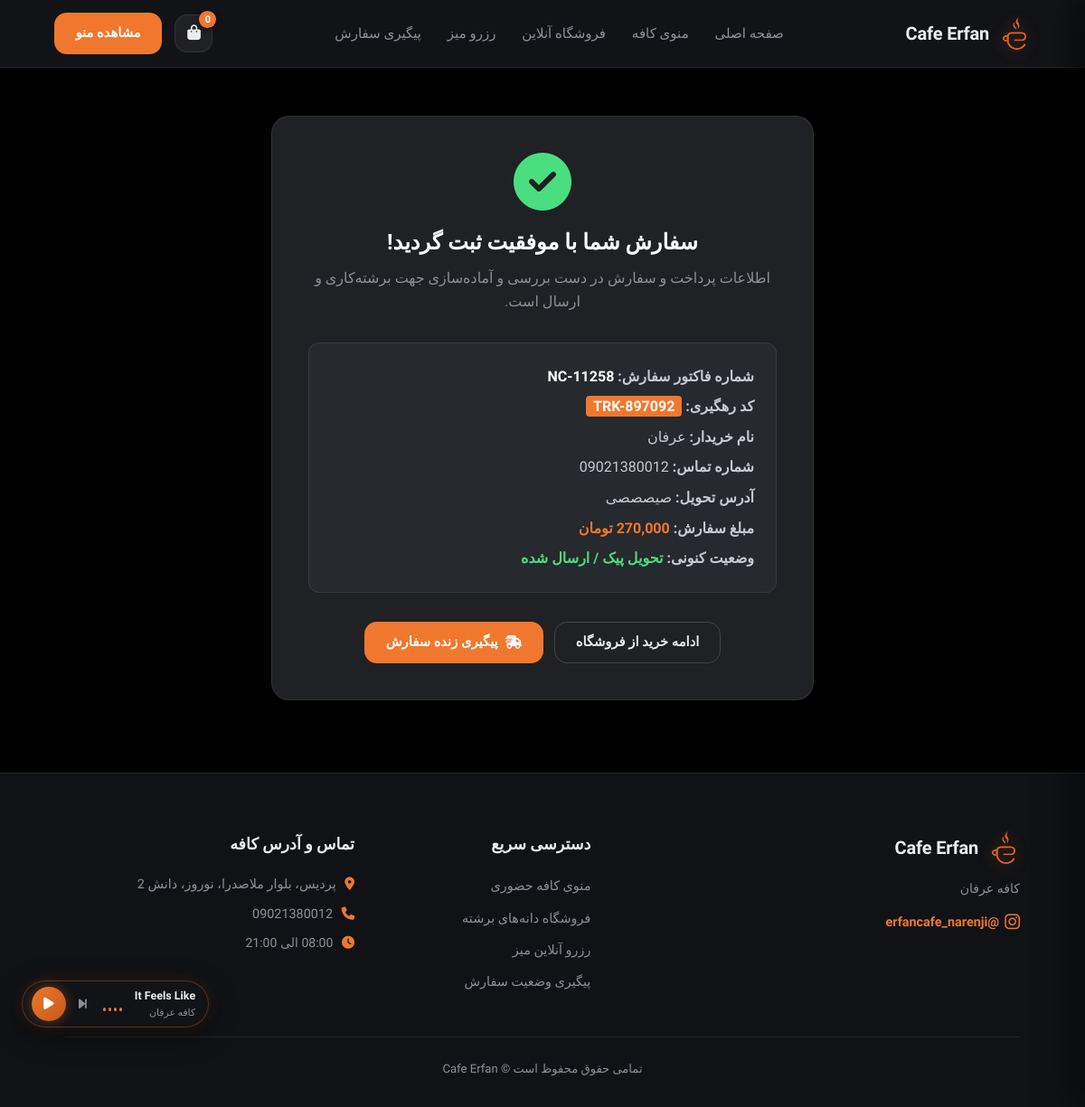
Screenshot of /orders/success/1/ with the database file from the repository.
### apps/core/models.py (models this page shows, shortened)
class SiteSettings(models.Model):
    site_name = models.CharField(max_length=100, default="کافه اسپرسو نوین", verbose_name="نام کافه / برند")
    tagline = models.CharField(max_length=200, default="عطر اصیل دانه برشته قهوه", verbose_name="شعار کافه")
    logo_text = models.CharField(max_length=50, default="NOVIN CAFE", verbose_name="متن لوگو")
    logo_image = models.ImageField(upload_to='site/', blank=True, null=True, verbose_name="تصویر لوگوی کافه")
    primary_color = models.CharField(max_length=10, default="#F0782E", help_text="کد رنگ نارنجی اصلی (مثلاً #F0782E)", verbose_name="رنگ اصلی")
    secondary_color = models.CharField(max_length=10, default="#121417", help_text="کد رنگ پس‌زمینه زغالی و تیره", verbose_name="رنگ پس‌زمینه")
    accent_glow = models.CharField(max_length=10, default="#FF9354", help_text="رنگ درخشش نارنجی روشن", verbose_name="رنگ هایلایت")
    is_hero_animation_active = models.BooleanField(default=True, verbose_name="فعال بودن انیمیشن لندینگ قهوه")
    is_menu_active = models.BooleanField(default=True, verbose_name="فعال بودن منوی حضوری")
    is_shop_active = models.BooleanField(default=True, verbose_name="فعال بودن فروشگاه آنلاین")
    is_reservation_active = models.BooleanField(default=True, verbose_name="فعال بودن رزرو میز")
    is_order_tracking_active = models.BooleanField(default=True, verbose_name="فعال بودن پیگیری سفارش")
    is_quiz_active = models.BooleanField(default=True, verbose_name="فعال بودن تست هوشمند قهوه")
    is_lucky_wheel_active = models.BooleanField(default=True, verbose_name="فعال بودن گردونه شانس")
    is_soundscape_active = models.BooleanField(default=True, verbose_name="فعال بودن پلیر موزیک کافه")
    soundscape_autoplay = models.BooleanField(default=True, verbose_name="پخش خودکار موزیک پس‌زمینه با ورود به سایت")
    open_time = models.CharField(max_length=10, default="08:00", verbose_name="ساعت شروع کار")
    close_time = models.CharField(max_length=10, default="23:00", verbose_name="ساعت پایان کار")
    address = models.TextField(default="تهران، خیابان ولیعصر، بالاتر از پارک ساعی، پلاک ۱۲۰", verbose_name="آدرس دقیق کافه")
    phone = models.CharField(max_length=25, default="021-88889900", verbose_name="تلفن تماس مستقیم")
    instagram = models.CharField(max_length=100, default="@erfancafe", verbose_name="آیدی یا لینک پیج اینستاگرام")
    neshan_url = models.URLField(max_length=300, blank=True, default="https://nshn.ir", verbose_name="لینک مستقیم مسیریابی در اپ نشان")
    google_maps_url = models.URLField(max_length=300, blank=True, default="https://maps.google.com", verbose_name="لینک مسیریابی در گوگل مپ")
    map_image = models.ImageField(upload_to='site/', blank=True, null=True, verbose_name="تصویر لوکیشن یا نقشه کافه")
    map_iframe = models.TextField(blank=True, default="", verbose_name="کد امبد آی‌فریم نقشه (اختیاری)")
    is_card_to_card_active = models.BooleanField(default=True, verbose_name="فعال بودن درگاه پرداخت کارت به کارت")
    bank_name = models.CharField(max_length=50, default="بانک ملت", verbose_name="نام بانک صادرکننده کارت")
    card_number = models.CharField(max_length=30, default="6037-9975-1234-5678", verbose_name="شماره کارت ۱۶ رقمی")
    card_holder = models.CharField(max_length=100, default="عرفان رستمی", verbose_name="نام و نام خانوادگی صاحب حساب")
    shaba_number = models.CharField(max_length=35, blank=True, default="", verbose_name="شماره شبا (اختیاری)")
    class Meta:
        verbose_name = "تنظیمات عمومی سایت"
        verbose_name_plural = "تنظیمات عمومی سایت"
    @property
    def clean_phone(self):
        if not self.phone:
            return ""
        return re.sub(r'[^\d+]', '', self.phone)
    @property
    def clean_instagram(self):
        if not self.instagram:
            return ""
        val = self.instagram.strip()
        if 'instagram.com/' in val:
            val = val.split('instagram.com/')[-1].split('/')[0].split('?')[0]
        return val.lstrip('@')

### apps/orders/models.py (models this page shows, shortened)
class Order(models.Model):
    STATUS_CHOICES = (
        ('pending', 'در انتظار پرداخت / بارگذاری فیش'),
        ('awaiting_approval', 'فیش بارگذاری شده / در انتظار تأیید ادمین'),
        ('paid', 'پرداخت تأیید شده / در حال آماده‌سازی'),
        ('processing', 'در حال پردازش و برشته‌کاری'),
        ('shipped', 'تحویل پیک / ارسال شده'),
        ('cancelled', 'لغو یا رد شده'),
    )
    PAYMENT_METHODS = (
        ('card_to_card', 'کارت به کارت مستقیم'),
        ('gateway', 'درگاه پرداخت اینترنتی'),
    )
    order_number = models.CharField(max_length=50, unique=True, verbose_name="شماره سفارش")
    full_name = models.CharField(max_length=100, verbose_name="نام خریدار")
    phone = models.CharField(max_length=20, verbose_name="شماره تماس")
    address = models.TextField(verbose_name="آدرس تحویل")
    total_price = models.IntegerField(verbose_name="مبلغ کل (تومان)")
    status = models.CharField(max_length=25, choices=STATUS_CHOICES, default='pending', verbose_name="وضعیت سفارش")
    payment_method = models.CharField(max_length=30, choices=PAYMENT_METHODS, default='card_to_card', verbose_name="روش پرداخت")
    payment_gateway = models.CharField(max_length=50, default='کارت به کارت', verbose_name="درگاه پرداخت")
    tracking_code = models.CharField(max_length=100, blank=True, null=True, verbose_name="کد پیگیری واریز / مرسوله")
    receipt_image = models.ImageField(upload_to='receipts/', blank=True, null=True, verbose_name="تصویر فیش واریزی")
    card_last_digits = models.CharField(max_length=10, blank=True, null=True, verbose_name="۴ رقم آخر کارت واریزکننده")
    admin_note = models.TextField(blank=True, default="", verbose_name="یادداشت مدیر در مورد فیش")
    created_at = models.DateTimeField(auto_now_add=True, verbose_name="زمان ثبت")
    class Meta:
        ordering = ['-created_at']
        verbose_name = "سفارش فروشگاه"
        verbose_name_plural = "سفارشات فروشگاه"

### apps/orders/views.py (the view)
# urls.py: path('success/<int:order_id>/', views.order_success_view, name='order_success'),
def order_success_view(request, order_id):
    order = get_object_or_404(Order, id=order_id)
    return render(request, 'orders/order_success.html', {'order': order})

### apps/cart/cart.py (called while the page is built)
    def __len__(self):
        return sum(item['quantity'] for item in self.cart.values())

    def get_total_price(self):
        return sum(item['price'] * item['quantity'] for item in self.cart.values())

### apps/core/templatetags/coffee_tags.py (called while the page is built)
@register.filter(name='price_format')
def price_format(value):
    if value is None or value == '':
        return '0'
    try:
        val = int(value)
        return f"{val:,}"
    except (ValueError, TypeError):
        return str(value)

@register.filter(name='toman')
def toman(value):
    formatted = price_format(value)
    return f"{formatted} تومان"

### apps/core/views.py (called while the page is built)
def get_live_status(site_settings):
    try:
        now = timezone.localtime().time()
        open_h, open_m = map(int, site_settings.open_time.split(':'))
        close_h, close_m = map(int, site_settings.close_time.split(':'))
        open_t = time(open_h, open_m)
        close_t = time(close_h, close_m)
        is_open = open_t <= now <= close_t
        return {
            'is_open': is_open,
            'status_text': 'هم‌اکنون باز است (پذیرش حضوری و آنلاین)' if is_open else 'هم‌اکنون کافه بسته است',
            'open_time': site_settings.open_time,
            'close_time': site_settings.close_time
        }
    except Exception:
        return {'is_open': True, 'status_text': 'هم‌اکنون باز است', 'open_time': '08:00', 'close_time': '23:00'}

### templates/orders/order_success.html (shortened to what this page needs)
{% extends 'base.html' %}
{% load coffee_tags %}
{% block content %}
<section class="section" style="padding-top: 8rem;">
    <div class="glass-card" style="max-width: 600px; margin: 0 auto; padding: 2.5rem; text-align: center;">
        <i class="fa-solid fa-circle-check" style="font-size: 4rem; color: #4ade80; margin-bottom: 1rem;"></i>
        <h2 style="color: #FFF; margin-bottom: 0.5rem;">سفارش شما با موفقیت ثبت گردید!</h2>
        <p style="color: var(--text-muted); margin-bottom: 2rem;">اطلاعات پرداخت و سفارش در دست بررسی و آماده‌سازی جهت برشته‌کاری و ارسال است.</p>
        <div style="background: var(--surface-2); border: 1px solid var(--line); padding: 1.5rem; border-radius: 12px; text-align: right; margin-bottom: 2rem; display: flex; flex-direction: column; gap: 8px;">
            <p><strong>شماره فاکتور سفارش:</strong> <span style="font-weight: 700; color: #FFF; direction: ltr;">{{ order.order_number }}</span></p>
            <p><strong>کد رهگیری:</strong> <mark style="background:var(--ember); color:#FFF; padding:2px 8px; border-radius:4px; font-weight:800;">{{ order.tracking_code }}</mark></p>
            <p><strong>نام خریدار:</strong> {{ order.full_name }}</p>
            <p><strong>شماره تماس:</strong> {{ order.phone }}</p>
            <p><strong>آدرس تحویل:</strong> {{ order.address }}</p>
            <p><strong>مبلغ سفارش:</strong> <span style="color: var(--ember); font-weight: 800;">{{ order.total_price|toman }}</span></p>
            <p><strong>وضعیت کنونی:</strong> <span style="color: #4ade80; font-weight: 700;">{{ order.get_status_display }}</span></p>
        </div>
        <div style="display: flex; gap: 0.8rem; justify-content: center; flex-wrap: wrap;">
            <a href="{% url 'shop:index' %}" class="btn btn-outline">ادامه خرید از فروشگاه</a>
            <a href="{% url 'orders:track' %}" class="btn btn-primary">
                <i class="fa-solid fa-truck-fast"></i> پیگیری زنده سفارش
            </a>
        </div>
    </div>
</section>
{% endblock %}

### templates/base.html (shortened to what this page needs)
{% load static %}
<!DOCTYPE html>
<html lang="fa" dir="rtl">
<head>
    <link rel="stylesheet" href="https://cdnjs.cloudflare.com/ajax/libs/font-awesome/6.5.1/css/all.min.css">
    <link rel="stylesheet" href="{% static 'css/style.css' %}">
</head>
<body>
    <header class="site-header">
        <nav class="navbar">
            <div class="nav-left-group">
                <a href="{% url 'core:landing' %}" class="nav-logo">
                    <img src="{% if site_settings.logo_image %}{{ site_settings.logo_image.url }}{% else %}{% static 'img/logo-mark.png' %}{% endif %}" alt="{{ site_settings.site_name }}" class="nav-logo-img">
                    <span class="nav-logo-text">{{ site_settings.site_name }}</span>
                </a>
            </div>
            <ul class="nav-menu">
                <li><a href="{% url 'core:landing' %}" class="nav-link {% if request.resolver_match.url_name == 'landing' %}active{% endif %}">صفحه اصلی</a></li>
                {% if site_settings.is_menu_active %}
                <li><a href="{% url 'menu:index' %}" class="nav-link {% if request.resolver_match.app_name == 'menu' %}active{% endif %}">منوی کافه</a></li>
                {% endif %}
                {% if site_settings.is_shop_active %}
                <li><a href="{% url 'shop:index' %}" class="nav-link {% if request.resolver_match.app_name == 'shop' and request.resolver_match.url_name != 'detail' %}active{% endif %}">فروشگاه آنلاین</a></li>
                {% endif %}
                {% if site_settings.is_reservation_active %}
                <li><a href="{% url 'reservations:index' %}" class="nav-link {% if request.resolver_match.app_name == 'reservations' %}active{% endif %}">رزرو میز</a></li>
                {% endif %}
                {% if site_settings.is_order_tracking_active %}
                <li><a href="{% url 'orders:track' %}" class="nav-link {% if request.resolver_match.url_name == 'track' %}active{% endif %}">پیگیری سفارش</a></li>
                {% endif %}
            </ul>
            <div class="nav-actions">
                {% if site_settings.is_shop_active %}
                <a href="{% url 'cart:detail' %}" class="cart-icon-btn" title="سبد خرید">
                    <i class="fa-solid fa-bag-shopping"></i>
                    <span class="cart-badge">{{ cart_total_items|default:"0" }}</span>
                </a>
                {% endif %}
                {% if site_settings.is_menu_active %}
                <a href="{% url 'menu:index' %}" class="btn btn-primary nav-cta-btn">
                    مشاهده منو
                </a>
                {% endif %}
            </div>
        </nav>
    </header>
    <main class="main-content">
        {% block content %}{% endblock %}
    </main>
    {% if site_settings.is_soundscape_active %}
    <div class="cafe-music-player" id="cafeMusicPlayer" data-autoplay="{% if site_settings.soundscape_autoplay %}true{% else %}false{% endif %}">
        <button type="button" class="music-toggle-btn" id="musicToggleBtn" title="پخش / توقف موزیک">
            <i class="fa-solid fa-play" id="musicPlayIcon"></i>
        </button>
        <button type="button" class="music-next-btn" id="musicNextBtn" title="موزیک بعدی (Shuffle)">
            <i class="fa-solid fa-forward-step"></i>
        </button>
        <div class="music-waves">
            <span></span><span></span><span></span><span></span>
        </div>
        <div class="music-info">
            <span class="music-title" id="musicTitleDisplay">موزیک کافه</span>
            <span class="music-artist" id="musicArtistDisplay">{{ site_settings.site_name }}</span>
        </div>
    </div>
    {% endif %}
    <footer class="footer">
        <div class="footer-grid">
            <div class="footer-col">
                <a href="{% url 'core:landing' %}" class="nav-logo" style="margin-bottom: 1rem;">
                    <img src="{% if site_settings.logo_image %}{{ site_settings.logo_image.url }}{% else %}{% static 'img/logo-mark.png' %}{% endif %}" alt="{{ site_settings.site_name }}" class="nav-logo-img">
                    <span class="nav-logo-text">{{ site_settings.site_name }}</span>
                </a>
                <p>{{ site_settings.tagline }}</p>
                <p style="margin-top: 0.8rem;">
                    <a href="https://instagram.com/{{ site_settings.clean_instagram }}" target="_blank" rel="noopener noreferrer" style="color: var(--ember); text-decoration: none; font-weight: 700; display: inline-flex; align-items: center; gap: 6px;">
                        <i class="fa-brands fa-instagram" style="font-size: 1.2rem;"></i> {{ site_settings.instagram }}
                    </a>
                </p>
            </div>
            <div class="footer-col">
                <h4>دسترسی سریع</h4>
                <ul>
                    {% if site_settings.is_menu_active %}
                    <li><a href="{% url 'menu:index' %}">منوی کافه حضوری</a></li>
                    {% endif %}
                    {% if site_settings.is_shop_active %}
                    <li><a href="{% url 'shop:index' %}">فروشگاه دانه‌های برشته</a></li>
                    {% endif %}
                    {% if site_settings.is_reservation_active %}
                    <li><a href="{% url 'reservations:index' %}">رزرو آنلاین میز</a></li>
                    {% endif %}
                    {% if site_settings.is_order_tracking_active %}
                    <li><a href="{% url 'orders:track' %}">پیگیری وضعیت سفارش</a></li>
                    {% endif %}
                </ul>
            </div>
            <div class="footer-col">
                <h4>تماس و آدرس کافه</h4>
                <p>
                    <a href="{{ site_settings.neshan_url|default:'#' }}" target="_blank" rel="noopener noreferrer" style="color: inherit; text-decoration: none;" title="مسیریابی در نشان">
                        <i class="fa-solid fa-location-dot" style="color: var(--ember); margin-left: 6px;"></i> {{ site_settings.address }}
                    </a>
                </p>
                <p>
                    <a href="tel:{{ site_settings.clean_phone }}" style="color: inherit; text-decoration: none;" title="تماس مستقیم">
                        <i class="fa-solid fa-phone" style="color: var(--ember); margin-left: 6px;"></i> {{ site_settings.phone }}
                    </a>
                </p>
                <p><i class="fa-solid fa-clock" style="color: var(--ember); margin-left: 6px;"></i> {{ site_settings.open_time }} الی {{ site_settings.close_time }}</p>
            </div>
        </div>
        <div class="copyright">
            تمامی حقوق محفوظ است © {{ site_settings.site_name }}
        </div>
    </footer>
</body>
</html>

### rows the page displays
SiteSettings: site_name "Cafe Erfan", tagline "کافه عرفان", instagram "@erfancafe_narenji", address "پردیس، بلوار ملاصدرا، نوروز، دانش 2", phone "09021380012", close_time "21:00"
Order: order_number "NC-11258", tracking_code "TRK-897092", full_name "عرفان", phone "09021380012", address "صیصصصی", total_price|toman "270,000 تومان", status "تحویل پیک / ارسال شده"

### other values shown
{{ cart_total_items|default:"0" }} "0"
